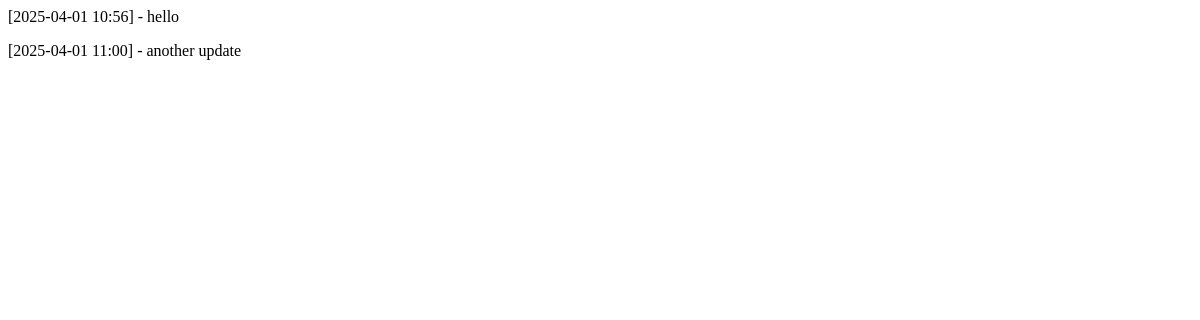
/randomizer/updates/ (signed in), run on an earlier commit of the app's database.
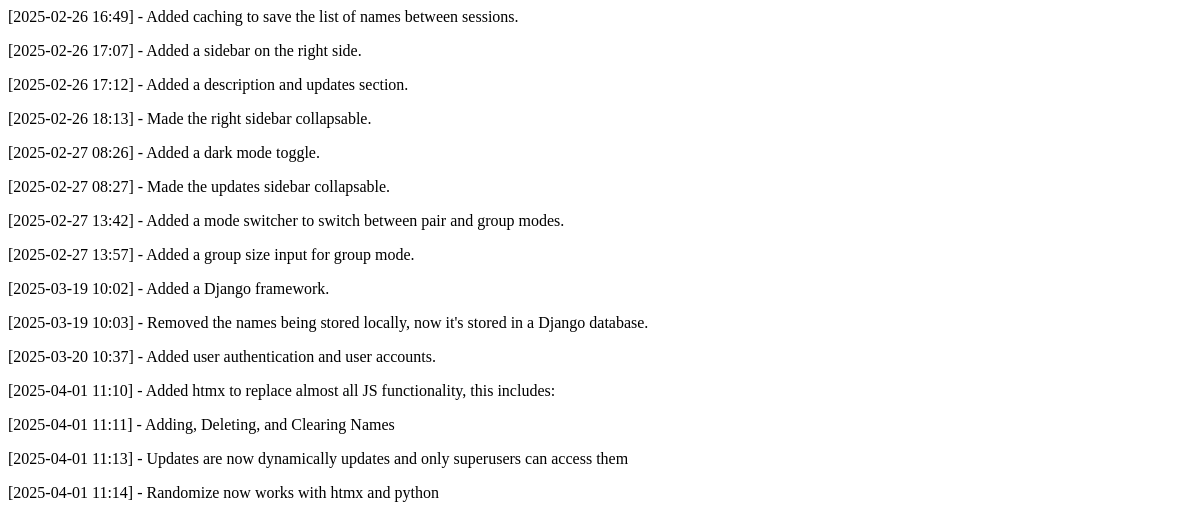
And on a later commit of the database.
### randomizer/models.py (models this page shows, shortened)
class Update(models.Model):
    text = models.CharField(max_length=300)
    created_at = models.DateTimeField(auto_now_add=True)
    class Meta:
        ordering = ['created_at']

### randomizer/views.py (the view)
# urls.py: path('updates/', views.updates_view, name='updates'),
@login_required
def updates_view(request):
    if not request.user.is_superuser:
        return HttpResponseForbidden("Not allowed")
    if request.method == 'POST':
        new_text = request.POST.get('update_text', '')
        if new_text:
            Update.objects.create(text=new_text)
    updates = Update.objects.all().order_by('created_at')
    return render(request, 'randomizer/partials/_updates.html', {'updates': updates})

### randomizer/templates/randomizer/partials/_updates.html
{% for update in updates %}
    <p>[{{ update.created_at|date:"Y-m-d H:i" }}] - {{ update.text }}</p>
{% empty %}
    <p>No updates</p>
{% endfor %}

What changed in the data, as far as the page shows it:
removed Update: created_at "2025-04-01 10:56", text "hello"
removed Update: created_at "2025-04-01 11:00", text "another update"
added Update: created_at "2025-02-26 16:49", text "Added caching to save the list of names between sessions."
added Update: created_at "2025-02-26 17:07", text "Added a sidebar on the right side."
added Update: created_at "2025-02-26 17:12", text "Added a description and updates section."
added Update: created_at "2025-02-26 18:13", text "Made the right sidebar collapsable."
added Update: created_at "2025-02-27 08:26", text "Added a dark mode toggle."
added Update: created_at "2025-02-27 08:27", text "Made the updates sidebar collapsable."
added Update: created_at "2025-02-27 13:42", text "Added a mode switcher to switch between pair and group modes."
added Update: created_at "2025-02-27 13:57", text "Added a group size input for group mode."
added Update: created_at "2025-03-19 10:02", text "Added a Django framework."
added Update: created_at "2025-03-19 10:03", text "Removed the names being stored locally, now it's stored in a Django database."
added Update: created_at "2025-03-20 10:37", text "Added user authentication and user accounts."
added Update: created_at "2025-04-01 11:10", text "Added htmx to replace almost all JS functionality, this includes:"
added Update: created_at "2025-04-01 11:11", text "Adding, Deleting, and Clearing Names"
added Update: created_at "2025-04-01 11:13", text "Updates are now dynamically updates and only superusers can access them"
added Update: created_at "2025-04-01 11:14", text "Randomize now works with htmx and python"
